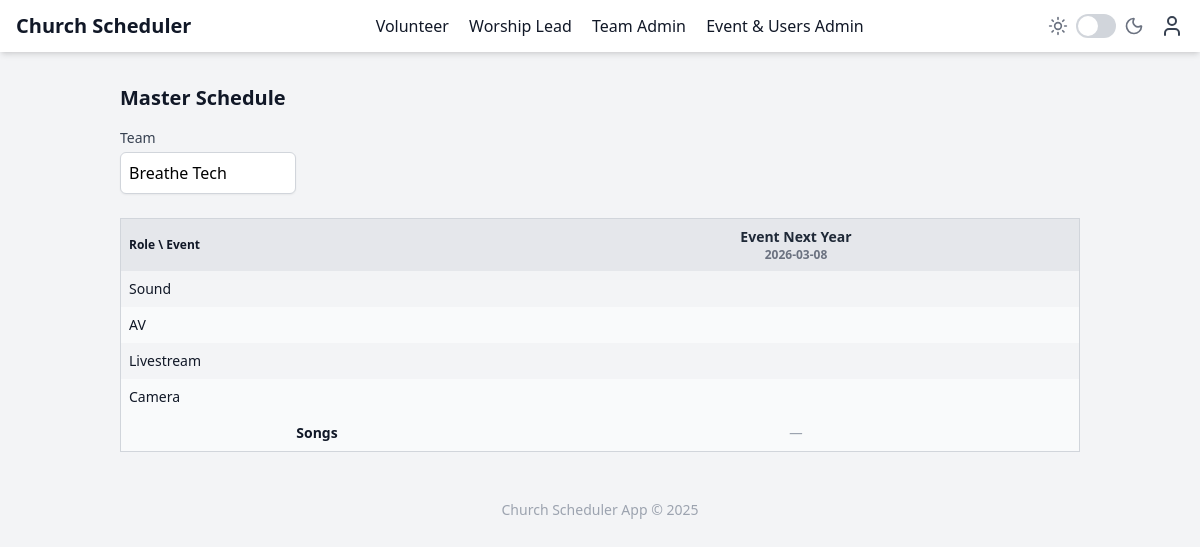
/volunteer/schedule?team_id=2 (signed in), run on the app's committed database.
### app/core/models.py (models this page shows, shortened)
class Event(db.Model):
    id = db.Column(db.Integer, primary_key=True)
    name = db.Column(db.String(100), nullable=False)
    date = db.Column(db.DateTime, nullable=False, default=datetime.utcnow)
    description = db.Column(db.Text, nullable=True)
    event_type = db.Column(db.String(50), nullable=False)
    availability_locked = db.Column(db.Boolean, default=False)
    template_id = db.Column(db.Integer, db.ForeignKey('event_template.id'), nullable=True)
    template = db.relationship('EventTemplate', backref='events')

class Role(db.Model):
    id = db.Column(db.Integer, primary_key=True)
    name = db.Column(db.String(100), nullable=False)
    is_lead = db.Column(db.Boolean, default=False)  # Hidden flag, not for UI
    team_roles = db.relationship('TeamRole', back_populates='role', cascade='all, delete-orphan')
    volunteer_team_roles = db.relationship('VolunteerTeamRole', back_populates='role', cascade='all, delete-orphan')

### app/views/volunteer/schedule.py (the view)
@volunteer_schedule_bp.route("/schedule")
@login_required
def schedule():
    selected_team_id = request.args.get("team_id", type=int)
    teams = Team.query.order_by(Team.name).all()
    selected_team = Team.query.get(selected_team_id) if selected_team_id else None
    from datetime import datetime
    now = datetime.now()
    selected_year = now.year
    selected_month = now.month
    events = Event.query.filter(
        extract("year", Event.date) == selected_year,
        extract("month", Event.date) == selected_month
    ).order_by(Event.date).all()
    event_ids = [e.id for e in events]
    roles = []
    assignment_matrix = {}
    if selected_team:
        roles = db.session.query(Role).join(EventTeamRequirement)\
            .filter(EventTeamRequirement.event_id.in_(event_ids))\
            .filter(EventTeamRequirement.team_id == selected_team_id)\
            .distinct().all()
        assignments = VolunteerAssignment.query.filter(
            VolunteerAssignment.event_id.in_(event_ids),
            VolunteerAssignment.team_id == selected_team_id
        ).all()
        for a in assignments:
            assignment_matrix[(a.event_id, a.role_id)] = a.volunteer
    from app.core.models import EventSong  # Add to top if not already
    songs_by_event = {}
    if event_ids:
        for s in EventSong.query.filter(EventSong.event_id.in_(event_ids)).order_by(EventSong.position).all():
            songs_by_event.setdefault(s.event_id, []).append(s)
    return render_template("volunteer/schedule.html",
        teams=teams,
        selected_team=selected_team,
        events=events,
        roles=roles,
        assignment_matrix=assignment_matrix,
        songs_by_event=songs_by_event
    )

### app/templates/volunteer/schedule.html (shortened to what this page needs)
{% extends "layout.html" %}
{% block content %}
<div class="p-4">
  <h1 class="text-xl font-semibold mb-4">Master Schedule</h1>
  <form method="GET" class="mb-6">
  <div class="flex flex-wrap gap-4 items-end">
    <div>
      <label for="team_id" class="block text-sm font-medium text-gray-700 dark:text-gray-300 mb-1">Team</label>
      <select name="team_id" id="team_id"
              class="block w-44 p-2 rounded-md border border-gray-300 dark:border-gray-700 bg-white dark:bg-gray-800 text-black dark:text-white shadow-sm focus:outline-none focus:ring-2 focus:ring-blue-500 appearance-none"
              onchange="this.form.submit()">
        {% for team in teams %}
          <option value="{{ team.id }}" {% if selected_team and selected_team.id == team.id %}selected{% endif %}>
            {{ team.name }}
          </option>
        {% endfor %}
      </select>
    </div>
  </div>
</form>
  {% if selected_team %}
    <table class="w-full table-auto text-sm border border-gray-300 dark:border-gray-700">
      <thead>
  <tr class="bg-gray-200 dark:bg-gray-700 text-xs">
    <th class="p-2 text-left">Role \ Event</th>
    {% for e in events %}
      <th class="p-2 text-center">
        <div>
  <h2 class="font-semibold text-gray-800 dark:text-gray-100 text-sm">
  {{ e.name }}
</h2>
<p class="text-xs text-gray-500 dark:text-gray-400">
  {{ e.date.strftime('%Y-%m-%d') }}
</p>
</div>
      </th>
    {% endfor %}
  </tr>
</thead>
      <tbody>
        {% for role in roles %}
          <tr class="even:bg-gray-50 dark:even:bg-gray-800">
            <td class="p-2 font-medium">{{ role.name }}</td>
            {% for e in events %}
              <td class="p-2 text-center">
                {% set v = assignment_matrix.get((e.id, role.id)) %}
              </td>
            {% endfor %}
          </tr>
        {% endfor %}
<tr class="bg-gray-50 dark:bg-gray-800">
  <td class="p-2 font-semibold text-center">Songs</td>
  {% for e in events %}
    <td class="p-2 text-sm text-center text-gray-600 dark:text-gray-300">
      {% set event_songs = songs_by_event.get(e.id, []) %}
      {% if event_songs %}
        <ul class="space-y-2">
          {% for s in event_songs %}
            <li class="leading-tight">
  <div class="font-medium">
    {{ s.song.name }}
    {% if s.custom_key %}<span class="text-xs">({{ s.custom_key }})</span>{% endif %}
    {% if s.notes %}
  <button type="button"
          onclick='showNoteModal({{ s.notes|tojson }})'
          class="ml-1 text-blue-600 hover:text-blue-800"
          title="View Notes">
    <svg xmlns="http://www.w3.org/2000/svg" class="inline h-4 w-4" fill="none" viewBox="0 0 24 24" stroke="currentColor">
      <path stroke-linecap="round" stroke-linejoin="round" stroke-width="2"
            d="M11 5h7M5 5h.01M5 12h.01M5 19h.01M11 12h7M11 19h7" />
    </svg>
  </button>
{% endif %}
  </div>
  <div class="text-xs text-gray-500 italic">
    {% if s.song.tempo %}{{ s.song.tempo }} BPM{% endif %}
    {% if s.song.tempo and s.song.time_signature %}&middot;{% endif %}
    {% if s.song.time_signature %}{{ s.song.time_signature }}{% endif %}
  </div>
</li>
          {% endfor %}
        </ul>
      {% else %}
        <span class="italic text-gray-400">—</span>
      {% endif %}
    </td>
  {% endfor %}
</tr>
    </table>
  {% endif %}
</div>
{% endblock %}

### data on the page
Event: name "Event Next Year", date "2026-03-08"
Role: name "Sound"
Role: name "AV"
Role: name "Livestream"
Role: name "Camera"

### other printed values
{{ current_year | default(2025) }} "2025"
form field team_id "Breathe Tech"
